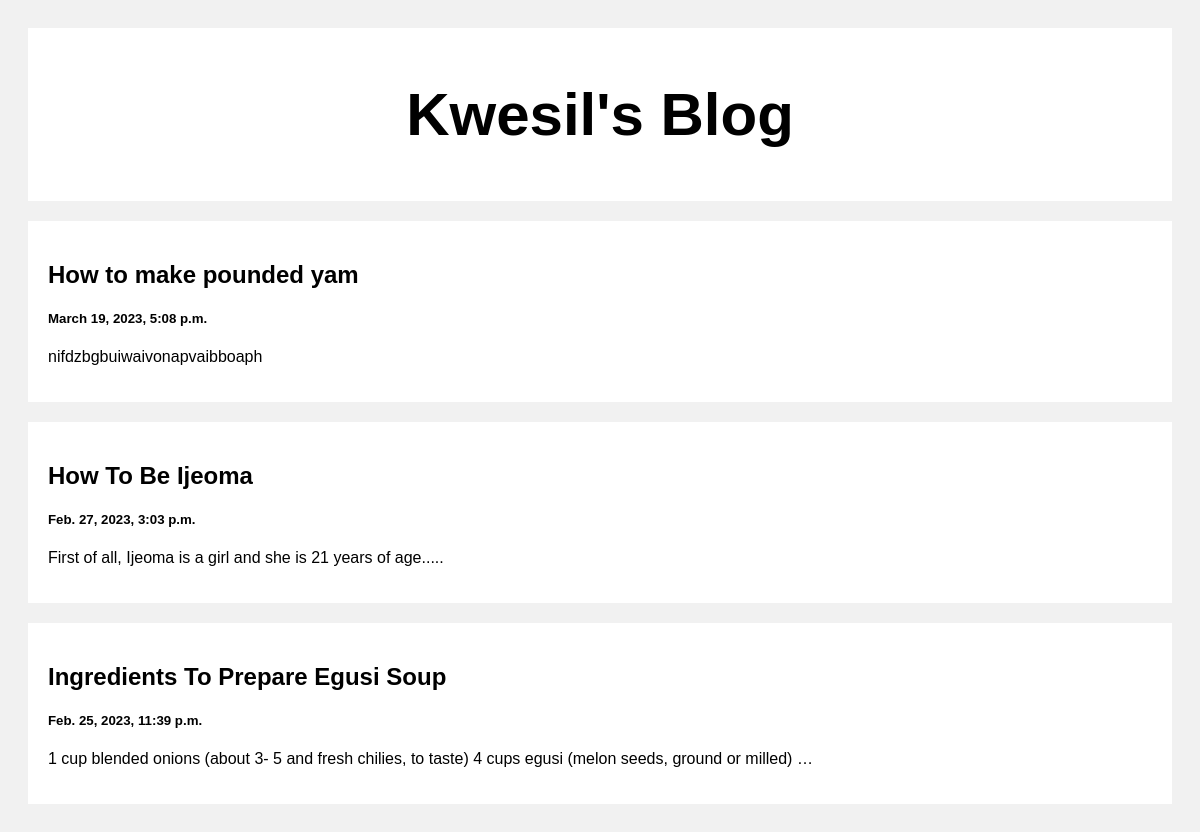
The page / on the database its author committed.
### myblog/models.py (models this page shows)
class Post(models.Model):
    title = models.CharField(max_length=100)
    body = models.CharField(max_length=1000000)
    created_at = models.DateTimeField(default=datetime.now, blank=True)

### myblog/views.py (the view)
# urls.py: path('', views.index, name='index'),
def index(request):
    posts = Post.objects.all()
    return render(request, 'index.html', {"posts": posts})

### templates/index.html (shortened to what this page needs)
<!DOCTYPE html>
<html>
<head>
</head>
<body>
<div class="header">
  <h2>Kwesil's Blog</h2>
</div>
<div class="row">
  <div class="leftcolumn">
    {% for post in posts reversed %}
    <div class="card">
      <a style="text-decoration: none; color: black;" href="/post/{{post.id}}">
        <h2>{{post.title}}</h2>
        <h5>{{post.created_at}}</h5>
        <p>{{post.body|truncatewords:20}}</p>
      </a>
    </div>
    {% endfor %}
  </div>
</div>
</body>
</html>

### templates/index.html (style rules this page uses)
* { box-sizing: border-box; }
body { font-family: Arial; padding: 20px; background: #f1f1f1; }
.header { padding: 2px; font-size: 40px; text-align: center; background: white; }
.leftcolumn { float: left; width: 100%; }
.card { background-color: white; padding: 20px; margin-top: 20px; }
.row:after { content: ""; display: table; clear: both; }

### rows shown on the page
Post: title "How to make pounded yam", created_at "March 19, 2023, 5:08 p.m.", body "nifdzbgbuiwaivonapvaibboaph"
Post: title "How To Be Ijeoma", created_at "Feb. 27, 2023, 3:03 p.m.", body "First of all, Ijeoma is a girl and she is 21 years of age....."
Post: title "Ingredients To Prepare Egusi Soup", created_at "Feb. 25, 2023, 11:39 p.m.", body "1 cup blended onions (about 3- 5 and fresh chilies, to taste) 4 cups egusi (melon seeds, ground or milled) …"
